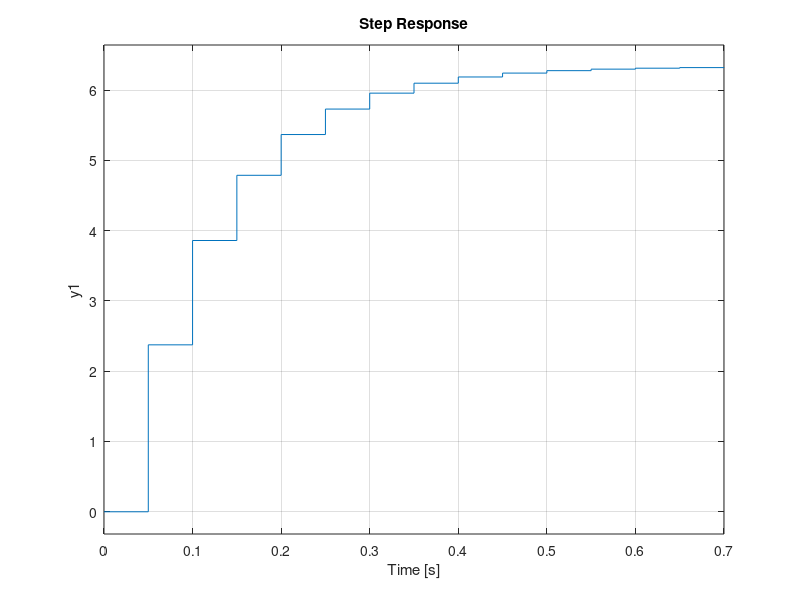

The MATLAB source for this figure:
% 5.2 a
A = [0.6 0.5; 0 0.6];
B = [0; 2.34];
C = [0.788 -0.875];
D = -1.64;
n = 3; % number of fractional bits
round(A*2^n)
round(B*2^n)
round(C*2^n)
round(D*2^n)

% b
h = 0.05;
H = ss(A,B,C,D,h);
A3 = round(A*2^n)/2^n;
B3 = round(B*2^n)/2^n;
C3 = round(C*2^n)/2^n;
D3 = round(D*2^n)/2^n;
H3 = ss(A3,B3,C3,D3,h);
step(H,H3)
bode(H,H3)
% The systems behave quite similarly, although the fixed-point version has too
% low static gain.

% c
% 16-bit signed integers can take values from −32768 to 32767. The input is in
% the range −512 to 511. Simulated step responses (or gain computations using
% the command norm) show that the gain from the input to the states may be
% as large as 8.5. Since 512 · 8.5 · 23 = 34816 > 32768, there is a small risk of
% overflow. A more detailed analysis would have to consider the exact order in
% which the various terms in the control law are added
Hx1 = ss(A3,B3,[1 0],0,h); % model with x1 as output
step(Hx1)
Hx2 = ss(A3,B3,[0 1],0,h); % model with x2 as output
step(Hx2)